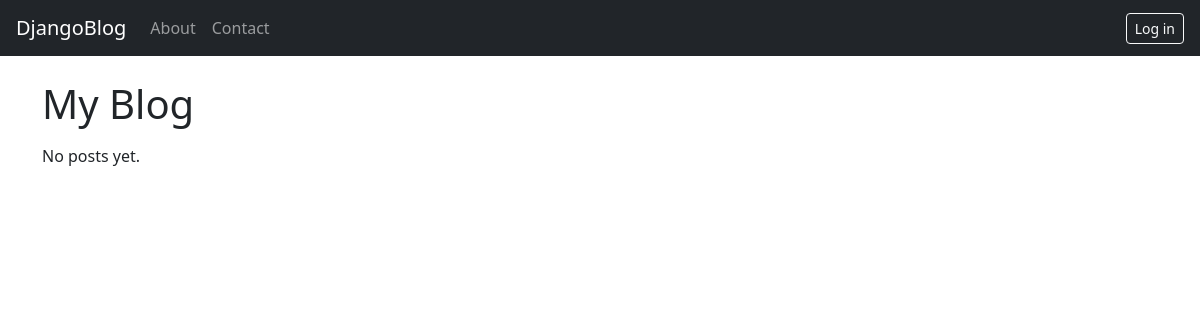
Before: / with the older database file.
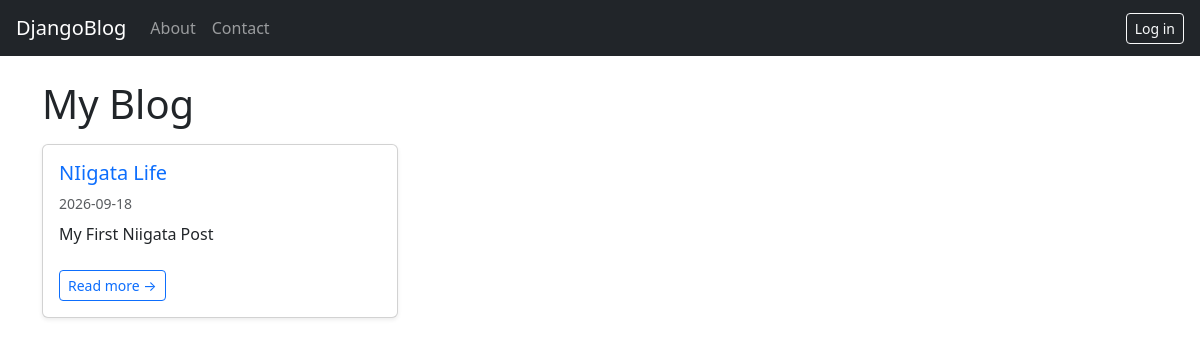
After: the same page with the newer database file.
### blog/models.py (models this page shows, shortened)
class Post(models.Model):
    STATUS_CHOICES = [
        ("draft", "Draft"),
        ("published", "Published"),
    ]
    title = models.CharField(max_length=200)
    slug = models.SlugField(max_length=200, unique=True)
    content = models.TextField()
    status = models.CharField(max_length=10, choices=STATUS_CHOICES, default="published")
    created_at = models.DateTimeField(auto_now_add=True)
    updated_at = models.DateTimeField(auto_now=True)
    category = models.ForeignKey(
        Category, on_delete=models.SET_NULL, null=True, blank=True, related_name="posts"
    )
    tags = models.ManyToManyField(Tag, blank=True, related_name="posts")
    image = models.ImageField(upload_to='posts/', blank=True, null=True)
    cover_image = models.ImageField(upload_to="post_covers/", blank=True, null=True)

### blog/views.py (the view)
# urls.py: path('', views.home, name='home'),
def home(request):
    posts_list = (
        Post.objects.filter(status="published")
        .select_related("category")
        .prefetch_related("tags")
        .order_by("-created_at")
    )
    selected_category = request.GET.get("category")
    if selected_category and selected_category.isdigit():
        posts_list = posts_list.filter(category_id=selected_category)
    paginator = Paginator(posts_list, 6)
    page_obj = paginator.get_page(request.GET.get("page"))
    context = {
        'title': 'Hello Djangoblog',
        'page_obj': page_obj,
        'posts': page_obj,
        'categories': Category.objects.all(),
        'selected_category': selected_category,
    }
    return render(request, 'blog/post_list.html', context)

### blog/templates/blog/post_list.html (shortened to what this page needs)
{% extends 'blog/base.html' %}
{% block content %}
<h1 class="mb-3">My Blog</h1>
<div class="row row-cols-1 row-cols-md-2 row-cols-lg-3 g-4">
  {% for post in posts %}
    <div class="col">
      <div class="card h-100 shadow-sm post-card">
        <div class="card-body d-flex flex-column">
          <h2 class="h5 card-title">
            <a href="{% url 'post_detail' post.slug %}" class="text-decoration-none stretched-link">{{ post.title }}</a>
          </h2>
          <p class="text-muted small mb-2">
            {{ post.created_at|date:"Y-m-d" }}
          </p>
          <p class="card-text">{{ post.content|truncatewords:25 }}</p>
        </div>
        <div class="card-footer bg-transparent border-0 pb-3">
          <span class="btn btn-sm btn-outline-primary">Read more &rarr;</span>
        </div>
      </div>
    </div>
  {% empty %}
    <p>No posts yet.</p>
  {% endfor %}
</div>
{% endblock %}

### blog/templates/blog/base.html (shortened to what this page needs)
{% load static %}
<!DOCTYPE html>
<html lang="en">
<head>
    <link href="https://cdn.jsdelivr.net/npm/bootstrap@5.3.3/dist/css/bootstrap.min.css" rel="stylesheet">
    <link rel="stylesheet" href="{% static 'blog/style.css' %}">
</head>
<body>
    <nav class="navbar navbar-expand navbar-dark bg-dark px-3">
        <a class="navbar-brand" href="{% url 'home' %}">DjangoBlog</a>
        <ul class="navbar-nav me-auto">
            <li class="nav-item"><a class="nav-link" href="{% url 'about' %}">About</a></li>
            <li class="nav-item"><a class="nav-link" href="{% url 'contact' %}">Contact</a></li>
        </ul>
        {% if user.is_authenticated %}
            <a class="btn btn-sm btn-success" href="{% url 'post_create' %}">New Post</a>
        {% else %}
            <a class="btn btn-sm btn-outline-light" href="{% url 'admin:login' %}?next={% url 'post_create' %}">Log in</a>
        {% endif %}
    </nav>
    <div class="container mt-4">
        {% block content %}{% endblock %}
    </div>
</body>
</html>

Changed rows visible on the page:
added Post: title "NIigata Life", created_at "2026-09-18", content "My First Niigata Post"
Other visible differences:
text no longer shown: "No posts yet."
